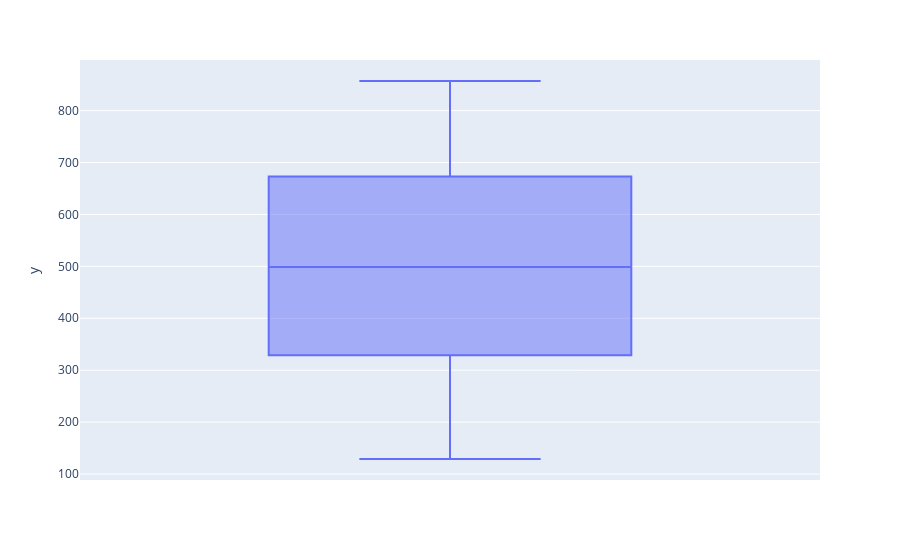

The cell this chart's notebook holds for it:
### Markdown cell above
#### Questão 4

Criar uma vetor com 500 registros de números inteiros variando entre 125 e 857. Em seguida montar um gráfico que mostre a dispersão com a melhor visualização para os dados com a biblioteca Plotly Express.

### Code cell
vetor = np.random.randint(125, 858, size=(500))

px.box(y = vetor)

### Figure 1 — Plotly figure (JSON) as saved in the notebook; plotly's stock layout.template omitted (floating-point values rounded to 4 significant figures; data arrays with more than 128 entries replaced by an {"elided": "..."} marker saying what was removed)
{"data": [{"alignmentgroup": "True", "hovertemplate": "y=%{y}<extra></extra>", "legendgroup": "", "marker": {"color": "#636efa"}, "name": "", "notched": false, "offsetgroup": "", "orientation": "v", "showlegend": false, "type": "box", "x0": " ", "xaxis": "x", "y": {"elided": "500 int values"}, "y0": " ", "yaxis": "y"}], "layout": {"boxmode": "group", "legend": {"tracegroupgap": 0}, "margin": {"t": 60}, "xaxis": {"anchor": "y", "domain": [0, 1]}, "yaxis": {"anchor": "x", "domain": [0, 1], "title": {"text": "y"}}}}
